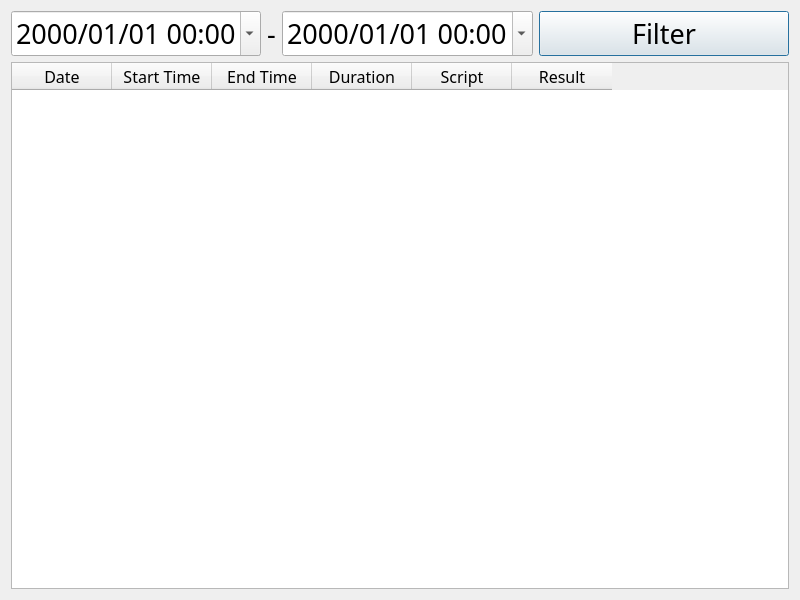
<?xml version="1.0" encoding="UTF-8"?>
<ui version="4.0">
 <class>RecordDialog</class>
 <widget class="QDialog" name="RecordDialog">
  <property name="geometry">
   <rect>
    <x>0</x>
    <y>0</y>
    <width>800</width>
    <height>600</height>
   </rect>
  </property>
  <property name="font">
   <font>
    <family>微軟正黑體</family>
    <pointsize>12</pointsize>
   </font>
  </property>
  <property name="windowTitle">
   <string>Record History</string>
  </property>
  <layout class="QVBoxLayout" name="verticalLayout">
   <item>
    <layout class="QHBoxLayout" name="DateTimeLayout" stretch="1,0,1,1">
     <item>
      <widget class="QDateTimeEdit" name="dateTimeEdit_1">
       <property name="minimumSize">
        <size>
         <width>0</width>
         <height>40</height>
        </size>
       </property>
       <property name="font">
        <font>
         <pointsize>20</pointsize>
        </font>
       </property>
       <property name="alignment">
        <set>Qt::AlignCenter</set>
       </property>
       <property name="buttonSymbols">
        <enum>QAbstractSpinBox::NoButtons</enum>
       </property>
       <property name="specialValueText">
        <string notr="true"/>
       </property>
       <property name="displayFormat">
        <string notr="true">yyyy/MM/dd HH:mm</string>
       </property>
       <property name="calendarPopup">
        <bool>true</bool>
       </property>
      </widget>
     </item>
     <item>
      <widget class="QLabel" name="label">
       <property name="minimumSize">
        <size>
         <width>0</width>
         <height>40</height>
        </size>
       </property>
       <property name="font">
        <font>
         <pointsize>20</pointsize>
        </font>
       </property>
       <property name="text">
        <string>-</string>
       </property>
       <property name="alignment">
        <set>Qt::AlignCenter</set>
       </property>
      </widget>
     </item>
     <item>
      <widget class="QDateTimeEdit" name="dateTimeEdit_2">
       <property name="minimumSize">
        <size>
         <width>0</width>
         <height>40</height>
        </size>
       </property>
       <property name="font">
        <font>
         <pointsize>20</pointsize>
        </font>
       </property>
       <property name="alignment">
        <set>Qt::AlignCenter</set>
       </property>
       <property name="buttonSymbols">
        <enum>QAbstractSpinBox::NoButtons</enum>
       </property>
       <property name="specialValueText">
        <string notr="true"/>
       </property>
       <property name="displayFormat">
        <string notr="true">yyyy/MM/dd HH:mm</string>
       </property>
       <property name="calendarPopup">
        <bool>true</bool>
       </property>
      </widget>
     </item>
     <item>
      <widget class="QPushButton" name="filterBtn">
       <property name="minimumSize">
        <size>
         <width>0</width>
         <height>40</height>
        </size>
       </property>
       <property name="font">
        <font>
         <pointsize>20</pointsize>
        </font>
       </property>
       <property name="text">
        <string>Filter</string>
       </property>
      </widget>
     </item>
    </layout>
   </item>
   <item>
    <widget class="QTableWidget" name="tableWidget">
     <property name="editTriggers">
      <set>QAbstractItemView::NoEditTriggers</set>
     </property>
     <property name="selectionMode">
      <enum>QAbstractItemView::SingleSelection</enum>
     </property>
     <property name="selectionBehavior">
      <enum>QAbstractItemView::SelectRows</enum>
     </property>
     <column>
      <property name="text">
       <string>Date</string>
      </property>
      <property name="textAlignment">
       <set>AlignCenter</set>
      </property>
     </column>
     <column>
      <property name="text">
       <string>Start Time</string>
      </property>
      <property name="textAlignment">
       <set>AlignCenter</set>
      </property>
     </column>
     <column>
      <property name="text">
       <string>End Time</string>
      </property>
      <property name="textAlignment">
       <set>AlignCenter</set>
      </property>
     </column>
     <column>
      <property name="text">
       <string>Duration</string>
      </property>
      <property name="textAlignment">
       <set>AlignCenter</set>
      </property>
     </column>
     <column>
      <property name="text">
       <string>Script</string>
      </property>
      <property name="textAlignment">
       <set>AlignCenter</set>
      </property>
     </column>
     <column>
      <property name="text">
       <string>Result</string>
      </property>
      <property name="textAlignment">
       <set>AlignCenter</set>
      </property>
     </column>
    </widget>
   </item>
  </layout>
 </widget>
 <resources/>
 <connections/>
</ui>
